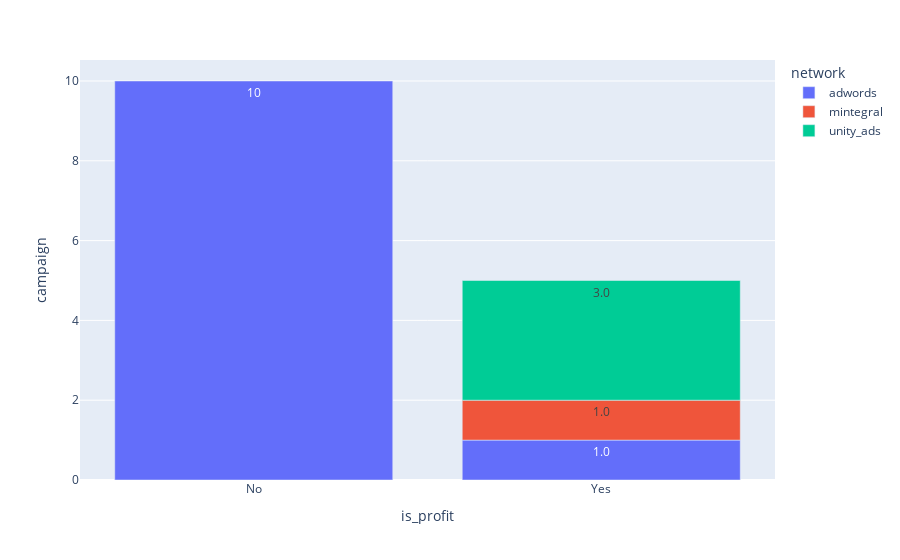

This figure's notebook cell:
### Code cell
fig_df = grouped_df.groupby(['network', 'campaign'], as_index=False)['profit'].sum()
fig_df['is_profit'] = fig_df['profit'].apply(lambda x: "Yes" if x>0 else "No")
fig_df = fig_df.groupby(['is_profit', 'network'], as_index=False)['campaign'].nunique()
fig = px.bar(fig_df, x='is_profit', y='campaign', color='network', text_auto='.2s')
fig.show()

### Figure 1 — Plotly figure (JSON) as saved in the notebook; plotly's stock layout.template omitted (floating-point values rounded to 4 significant figures)
{"data": [{"alignmentgroup": "True", "hovertemplate": "network=adwords<br>is_profit=%{x}<br>campaign=%{y}<extra></extra>", "legendgroup": "adwords", "marker": {"color": "#636efa", "pattern": {"shape": ""}}, "name": "adwords", "offsetgroup": "adwords", "orientation": "v", "showlegend": true, "textposition": "auto", "texttemplate": "%{y:.2s}", "type": "bar", "x": ["No", "Yes"], "xaxis": "x", "y": [10, 1], "yaxis": "y"}, {"alignmentgroup": "True", "hovertemplate": "network=mintegral<br>is_profit=%{x}<br>campaign=%{y}<extra></extra>", "legendgroup": "mintegral", "marker": {"color": "#EF553B", "pattern": {"shape": ""}}, "name": "mintegral", "offsetgroup": "mintegral", "orientation": "v", "showlegend": true, "textposition": "auto", "texttemplate": "%{y:.2s}", "type": "bar", "x": ["Yes"], "xaxis": "x", "y": [1], "yaxis": "y"}, {"alignmentgroup": "True", "hovertemplate": "network=unity_ads<br>is_profit=%{x}<br>campaign=%{y}<extra></extra>", "legendgroup": "unity_ads", "marker": {"color": "#00cc96", "pattern": {"shape": ""}}, "name": "unity_ads", "offsetgroup": "unity_ads", "orientation": "v", "showlegend": true, "textposition": "auto", "texttemplate": "%{y:.2s}", "type": "bar", "x": ["Yes"], "xaxis": "x", "y": [3], "yaxis": "y"}], "layout": {"barmode": "relative", "legend": {"title": {"text": "network"}, "tracegroupgap": 0}, "margin": {"t": 60}, "xaxis": {"anchor": "y", "domain": [0, 1], "title": {"text": "is_profit"}}, "yaxis": {"anchor": "x", "domain": [0, 1], "title": {"text": "campaign"}}}}
